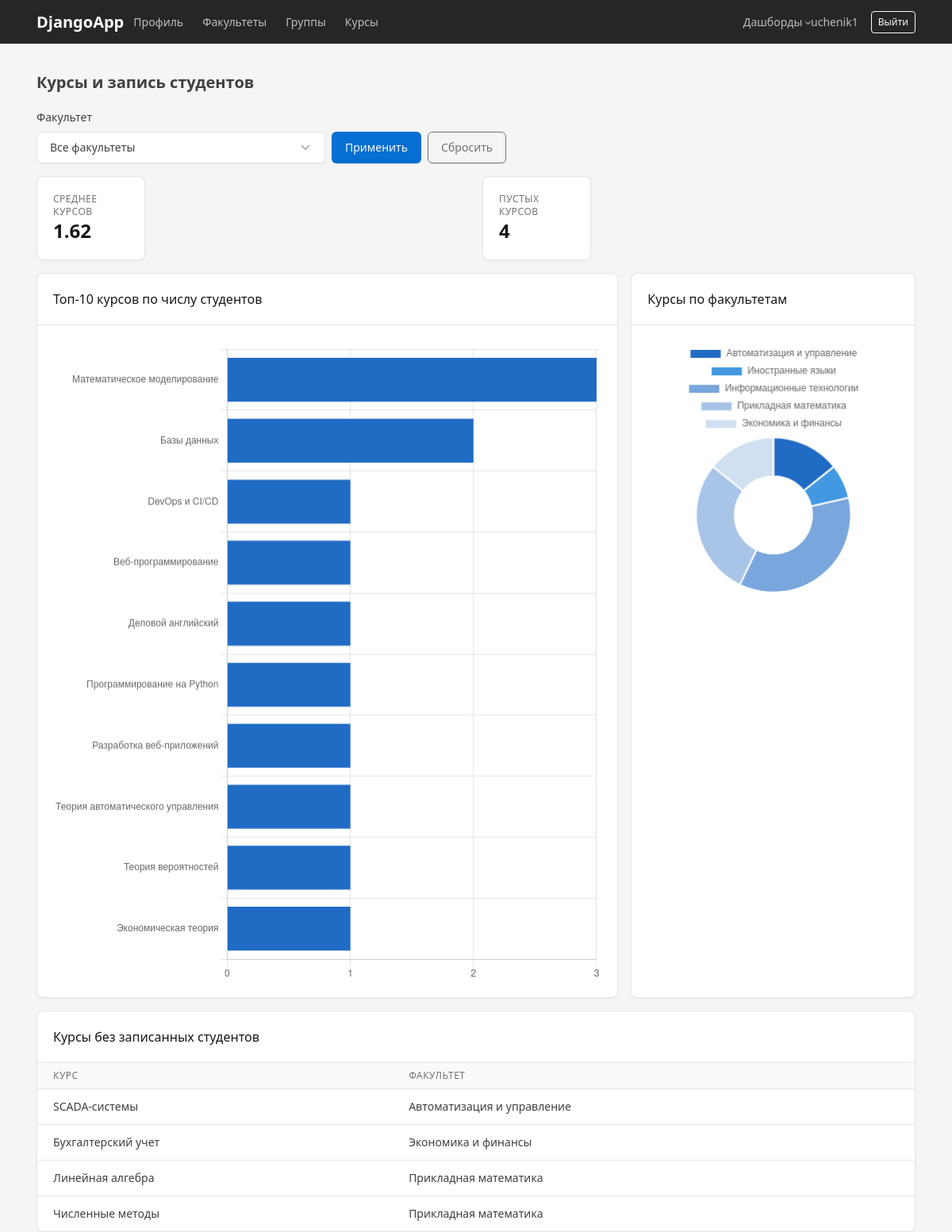
/dashboards/courses/ (signed in), run on the app's committed database.
### accounts/models.py (models this page shows, shortened)
class Course(models.Model):
    title = models.CharField(max_length=200)
    description = models.TextField(
        blank=True
    )
    department = models.ForeignKey(
        Department,
        on_delete=models.CASCADE,
        related_name='courses'
    )

class Department(models.Model):
    name = models.CharField(max_length=200)

### accounts/dashboard_views.py (the view)
# urls.py: path('dashboards/courses/', dv.dashboard_courses, name='dashboard_courses'),
@login_required
def dashboard_courses(request):
    dept_id = request.GET.get('department')
    courses_qs = Course.objects.select_related('department')
    if dept_id:
        courses_qs = courses_qs.filter(department_id=dept_id)
    top_courses = (
        courses_qs
        .annotate(students_count=Count('students'))
        .order_by('-students_count', 'title')[:10]
    )
    bar_labels = [c.title for c in top_courses]
    bar_values = [c.students_count for c in top_courses]
    avg_courses = (
        StudentProfile.objects
        .annotate(c=Count('courses'))
        .aggregate(avg=Avg('c'))
    )['avg'] or 0
    empty_courses = courses_qs.filter(students__isnull=True).order_by('title')
    dept_courses = (
        Department.objects
        .annotate(courses_count=Count('courses'))
        .order_by('name')
    )
    pie_labels = [d.name for d in dept_courses]
    pie_values = [d.courses_count for d in dept_courses]
    departments = Department.objects.all().order_by('name')
    context = {
        'bar_labels': bar_labels,
        'bar_values': bar_values,
        'avg_courses': round(avg_courses, 2),
        'empty_courses': empty_courses,
        'pie_labels': pie_labels,
        'pie_values': pie_values,
        'departments': departments,
        'selected_department': dept_id,
    }
    return render(request, 'dashboards/courses.html', context)

### templates/dashboards/courses.html (shortened to what this page needs)
{% extends 'base.html' %}
{% block content %}
<div class="page-header d-print-none mb-3">
    <div class="row align-items-center">
        <div class="col">
            <h2 class="page-title">Курсы и запись студентов</h2>
        </div>
    </div>
</div>
{% include "components/filter_form.html" with departments=departments selected_department=selected_department %}
<div class="row row-deck row-cards mb-3">
    <div class="col-md-6 col-lg-6">
        {% include "components/metric_card.html" with title="Среднее курсов" value=avg_courses %}
    </div>
    <div class="col-md-6 col-lg-6">
        {% include "components/metric_card.html" with title="Пустых курсов" value=empty_courses.count %}
    </div>
</div>
<div class="row row-deck row-cards mb-3">
    <div class="col-md-8">
        <div class="card">
            <div class="card-header">
                <h3 class="card-title">Топ-10 курсов по числу студентов</h3>
            </div>
            <div class="card-body">
                <canvas id="topCoursesChart" height="350"></canvas>
            </div>
        </div>
    </div>
    <div class="col-md-4">
        <div class="card">
            <div class="card-header">
                <h3 class="card-title">Курсы по факультетам</h3>
            </div>
            <div class="card-body">
                <canvas id="coursesPieChart" height="350"></canvas>
            </div>
        </div>
    </div>
</div>
<div class="card">
    <div class="card-header">
        <h3 class="card-title">Курсы без записанных студентов</h3>
    </div>
    <div class="table-responsive">
        <table class="table table-vcenter card-table">
            <thead>
                <tr>
                    <th>Курс</th>
                    <th>Факультет</th>
                </tr>
            </thead>
            <tbody>
                {% for c in empty_courses %}
                <tr>
                    <td>{{ c.title }}</td>
                    <td>{{ c.department.name }}</td>
                </tr>
                {% empty %}
                <tr><td colspan="2" class="text-center text-secondary">Все курсы имеют студентов</td></tr>
                {% endfor %}
            </tbody>
        </table>
    </div>
</div>
{% endblock %}
{% block scripts %}
<script>
    new Chart(document.getElementById('topCoursesChart'), {
        type: 'bar',
        data: {
            labels: {{ bar_labels|safe }},
            datasets: [{
                label: 'Студенты',
                data: {{ bar_values|safe }},
                backgroundColor: '#206bc4'
            }]
        },
        options: {
            indexAxis: 'y',
            responsive: true,
            plugins: { legend: { display: false } },
            scales: { x: { beginAtZero: true, ticks: { precision: 0 } } }
        }
    });
    new Chart(document.getElementById('coursesPieChart'), {
        type: 'doughnut',
        data: {
            labels: {{ pie_labels|safe }},
            datasets: [{
                data: {{ pie_values|safe }},
                backgroundColor: ['#206bc4', '#4299e1', '#79a6dc', '#a8c5e8', '#d1e0f0']
            }]
        },
        options: { responsive: true }
    });
</script>
{% endblock %}

### templates/base.html (shortened to what this page needs)
{% load static %}
<!DOCTYPE html>
<html lang="ru">
<head>
    <link rel="stylesheet" href="{% static 'vendor/tabler/css/tabler.min.css' %}">
    <link rel="stylesheet" href="{% static 'css/style.css' %}">
</head>
<body>
<nav class="navbar navbar-expand-lg navbar-dark bg-dark">
    <div class="container">
        <a class="navbar-brand" href="/profile/">DjangoApp</a>
        <div class="navbar-nav me-auto">
            <a class="nav-link" href="/profile/">Профиль</a>
            <a class="nav-link" href="/departments/">Факультеты</a>
            <a class="nav-link" href="/groups/">Группы</a>
            <a class="nav-link" href="/courses/">Курсы</a>
        </div>
        <div class="nav-item dropdown">
    <a class="nav-link dropdown-toggle" href="#" data-bs-toggle="dropdown" role="button">
        Дашборды
    </a>
</div>
        {% if user.is_authenticated %}
            <span class="navbar-text me-3">{{ user.username }}</span>
            <form method="post" action="/accounts/logout/">
                <button class="btn btn-outline-light btn-sm" type="submit">
                    Выйти
                </button>
            </form>
        {% endif %}
    </div>
</nav>
<div class="container page-container">
    {% block content %}
    {% endblock %}
</div>
{% block scripts %}{% endblock %}
</body>
</html>

### static/css/style.css (style rules this page uses)
body { background-color: #f5f5f5; }
.page-container { margin-top: 30px; }

### data on the page
Course: title "SCADA-системы", department.name "Автоматизация и управление"
Course: title "Бухгалтерский учет", department.name "Экономика и финансы"
Course: title "Линейная алгебра", department.name "Прикладная математика"
Course: title "Численные методы", department.name "Прикладная математика"

### other printed values
{{ user.username }} "uchenik1"
{{ title }} "СРЕДНЕЕ КУРСОВ ПУСТЫХ КУРСОВ"
{{ value }} "1.62 4"
chart data {{ bar_values|safe }} [3, 2, 1, 1, 1, 1, 1, 1, 1, 1]
chart data {{ pie_labels|safe }} ['Автоматизация и управление', 'Иностранные языки', 'Информационные технологии', 'Прикладная математика', 'Экономика и финансы']
chart data {{ pie_values|safe }} [2, 1, 5, 4, 2]
